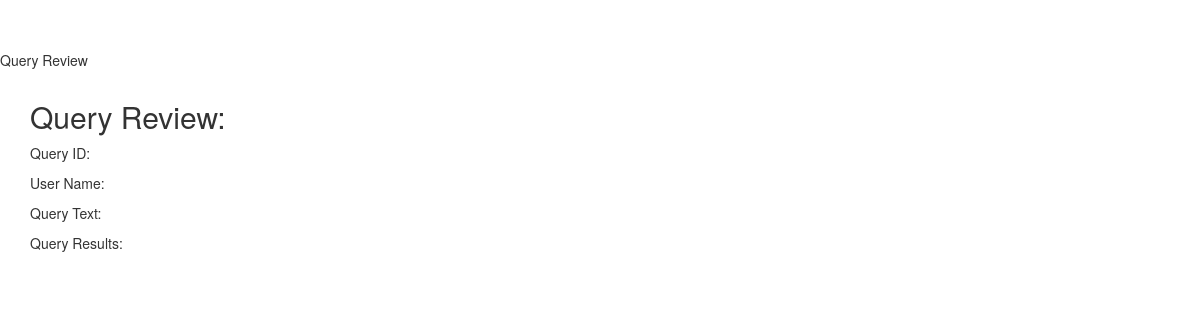
/history/query1 (signed in), run on an earlier commit of the app's database.
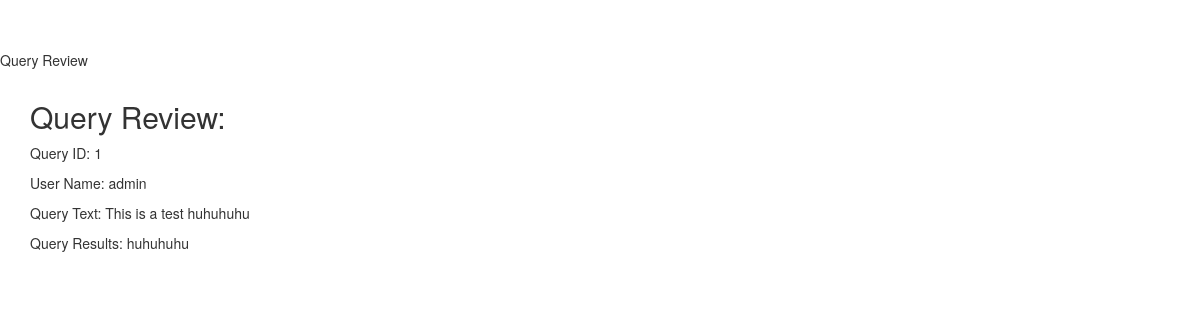
And on a later commit of the database.
### app.py (models this page shows)
class Queries(db.Model):
    __tablename__ = 'queries'
    QueryID = db.Column(db.Integer, primary_key=True, autoincrement=True)
    username = db.Column(db.String(80))
    QueryText = db.Column(db.String(5000))
    QueryResult = db.Column(db.String(5000))

### app.py (the view)
@app.route('/history/query<id>', methods=['GET'])
@login_required
def queryreview(id):
    if current_user.is_authenticated:
        if current_user.username == 'admin':
            queryreview = Queries.query.filter_by(QueryID = id).first()
        else:
            queryreview = Queries.query.filter_by(QueryID = id, username=current_user.username).first()
        return render_template('queryreview.html', queryreview=queryreview)

### app.py (called while the page is built)
@login_manager.user_loader
def load_user(user_id):
    return User.query.get(int(user_id))

### templates/queryreview.html (shortened to what this page needs)
{% extends "bootstrap/base.html" %}
{% import "bootstrap/wtf.html" as wtf %}
{% block styles %}
{{super()}}
<link rel="stylesheet" href="{{url_for('.static', filename='spellcheck.css')}}">
{% endblock %}
{% block content %}
<p>Query Review</p>
    <div class="container">
        <h2>Query Review:</h2>
        <p id="queryid">Query ID: {{ queryreview.QueryID }}</p>
        <p id="username">User Name: {{ queryreview.username}}</p>
        <p id="querytext">Query Text: {{ queryreview.QueryText}}</p>
        <p id="queryresults">Query Results: {{ queryreview.QueryResult}}</p>
    </div>
{% endblock %}

### static/spellcheck.css (style rules this page uses)
body { padding-top: 50px; }

What changed in the data, as far as the page shows it:
added Queries: QueryID "1", username "admin", QueryText "This is a test huhuhuhu", QueryResult "huhuhuhu"
